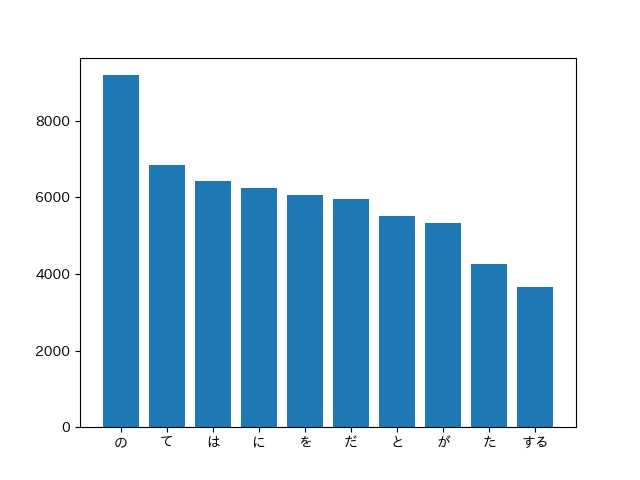

This chart was generated by the following Python code:
#頻度上位10語
#出現頻度が高い10語とその出現頻度をグラフ（例えば棒グラフなど）で表示せよ．

import knock35
import matplotlib.pyplot as plt
import japanize_matplotlib


keys = [a[0] for a in knock35.frequency[:10]]
values = [a[1] for a in knock35.frequency[:10]]

plt.bar(keys, values)
plt.savefig("knock36_2.png")